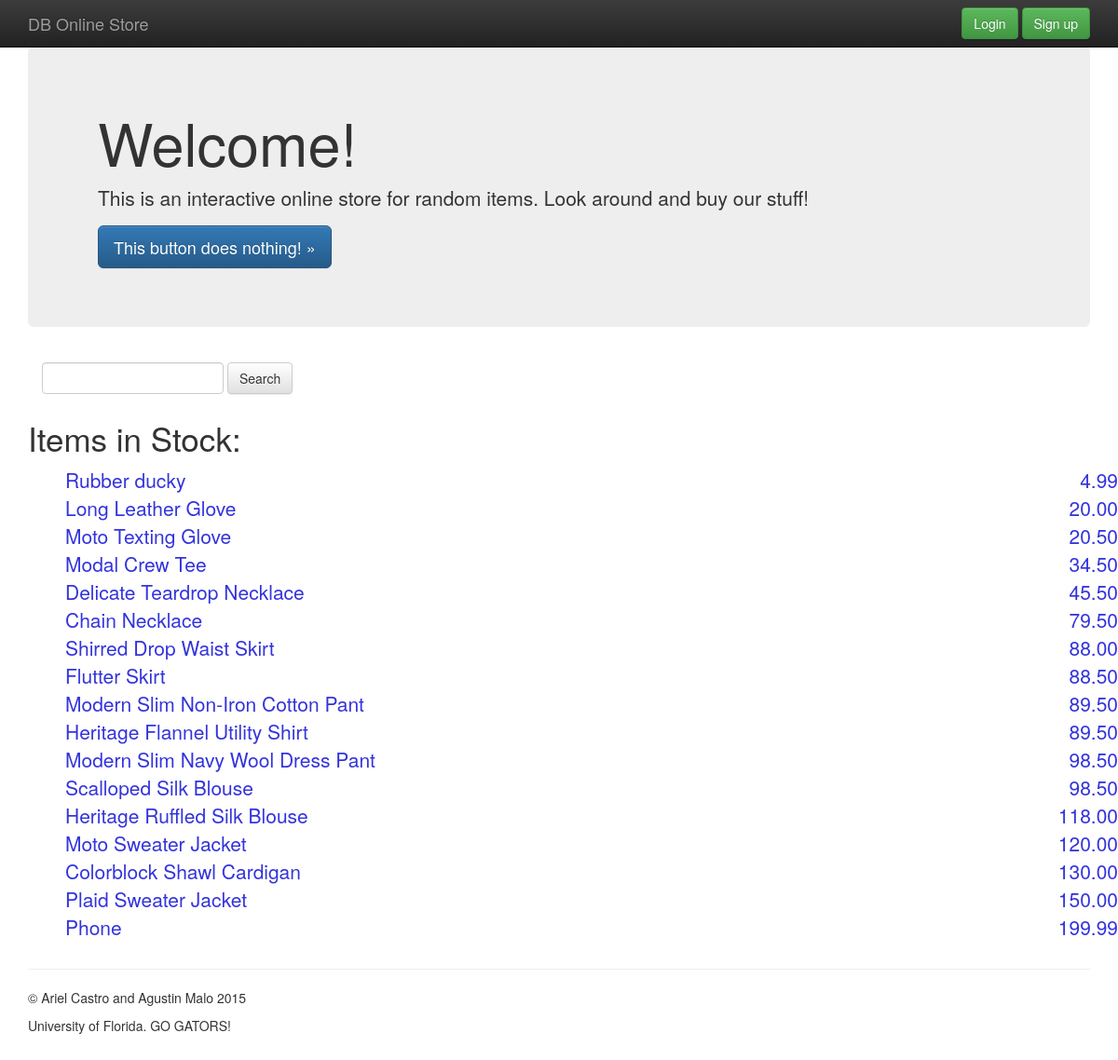
/, run on an earlier commit of the app's database.
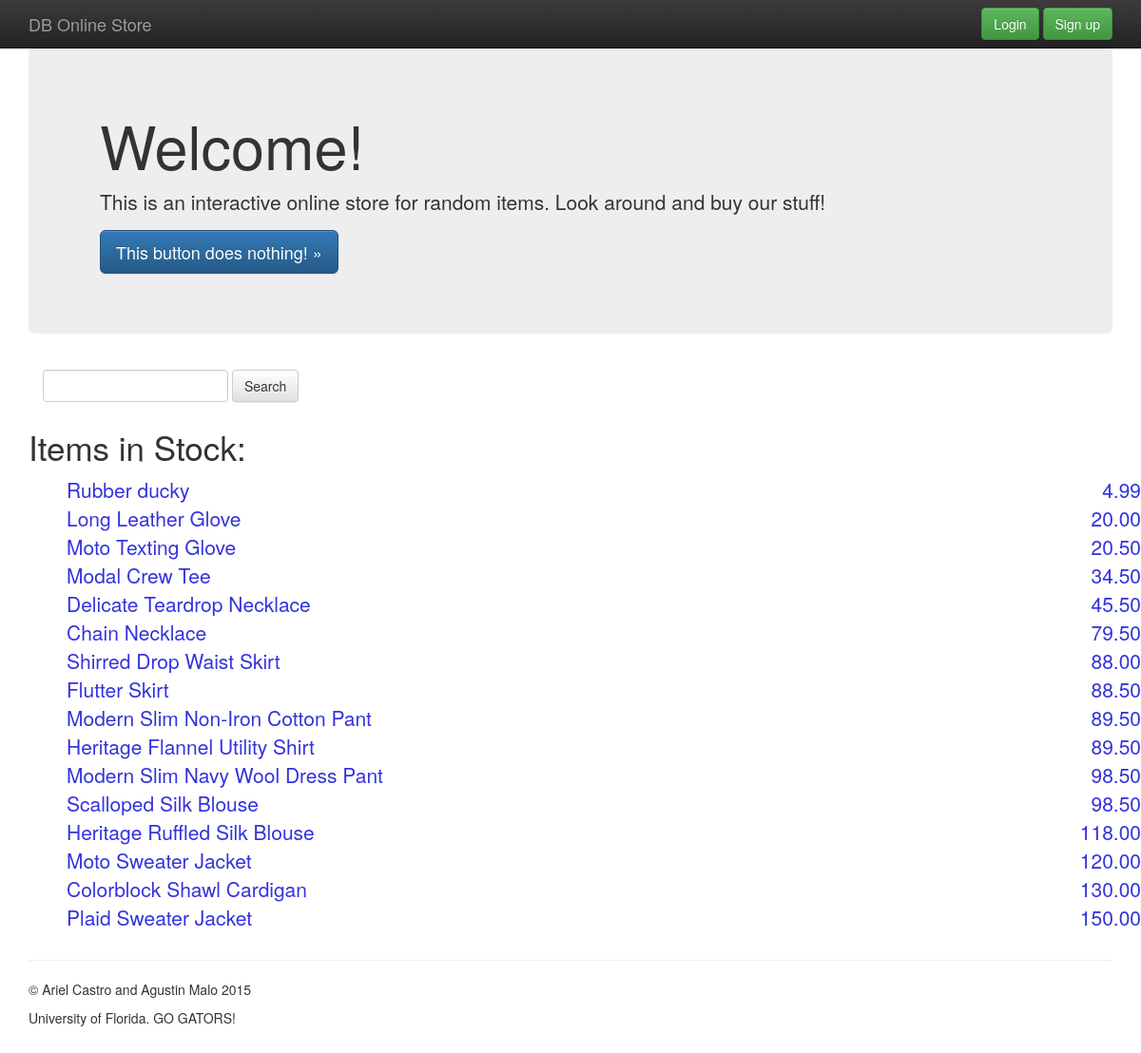
And on a later commit of the database.
### main_store/models.py (models this page shows, shortened)
class Product(models.Model):
    name = models.CharField(max_length=100)
    price = models.DecimalField(max_digits=8, decimal_places=2)
    stock_quantity = models.IntegerField()
    description = models.TextField()
    active = models.BooleanField()

### main_store/views.py (the view)
# urls.py: url(r'^$', storeViews.index, name='index'),
def index(request):
    products = Product.objects.exclude(stock_quantity=0)
    return render(request, 'products/index.html', {
        'products': products,
    })

### db_online_store/templates/products/index.html
{% extends "base.html" %}
{% block content %}
<div id="index">
  <div class="jumbotron">
    <div class="container">
      <h1>Welcome!</h1>
      <p>This is an interactive online store for random items. Look around and buy our stuff!</p>
      <p><a class="btn btn-primary btn-lg" href="#" role="button">This button does nothing! &raquo;</a></p>
    </div>
  </div>
  <div class="container">
      <div class="row">
        <form class="navbar-form navbar-left" role="search" action='/search/low/'>
          <div class="form-group">
            <input type="text" class="form-control" name='q' placeholder="">
          </div>
          <button type="submit" class="btn btn-default">Search</button>
        </form>
      </div>
      <div class="row">
      <h3>Items in Stock:</h3>
      <ul>
        {% for product in products|dictsort:"price" %}
        <li>
          <a href="{% url 'product_detail' product.id %}">{{ product.name | capfirst }}</a>
          <a class="pull-right" href="{% url 'product_detail' product.id %}">{{ product.price}}</a>
        </li>
        {% endfor %}
      </ul>
        </div>
    </div>
  </div>
  {% endblock content %}

What changed in the data, as far as the page shows it:
no longer on this page (row edited): Product: name "Phone", price "199.99"
